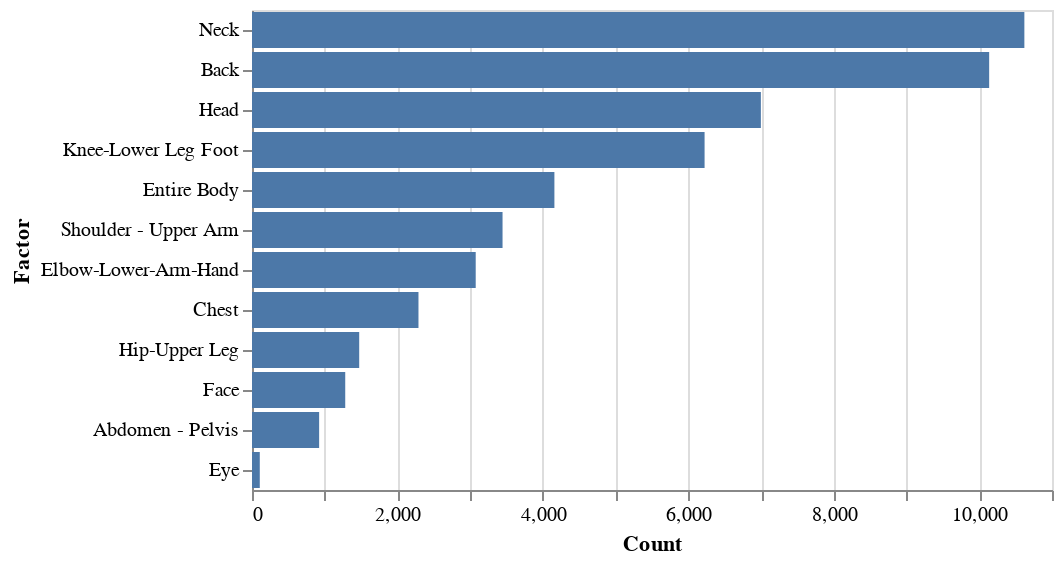

The cell this chart's notebook holds for it:
### Code cell
alt.Chart(bodily_injury_combined_df).mark_bar().encode(
    x='Count:Q',
    y=alt.Y('Factor:N', sort='-x')
)

### Figure 1 — Vega-Lite specification as saved in the notebook (floating-point values rounded to 4 significant figures)
{"config": {"view": {"continuousWidth": 400, "continuousHeight": 300}}, "data": {"name": "data-92beff802eed9ab19787089a7f93aaac"}, "mark": "bar", "encoding": {"x": {"type": "quantitative", "field": "Count"}, "y": {"type": "nominal", "field": "Factor", "sort": "-x"}}, "$schema": "https://vega.github.io/schema/vega-lite/v4.8.1.json", "datasets": {"data-92beff802eed9ab19787089a7f93aaac": [{"Factor": "Neck", "Count": 10620}, {"Factor": "Back", "Count": 10136}, {"Factor": "Head", "Count": 6997}, {"Factor": "Knee-Lower Leg Foot", "Count": 6223}, {"Factor": "Entire Body", "Count": 4158}, {"Factor": "Shoulder - Upper Arm", "Count": 3445}, {"Factor": "Elbow-Lower-Arm-Hand", "Count": 3076}, {"Factor": "Chest", "Count": 2289}, {"Factor": "Hip-Upper Leg", "Count": 1474}, {"Factor": "Face", "Count": 1282}, {"Factor": "Abdomen - Pelvis", "Count": 923}, {"Factor": "Eye", "Count": 107}]}}
